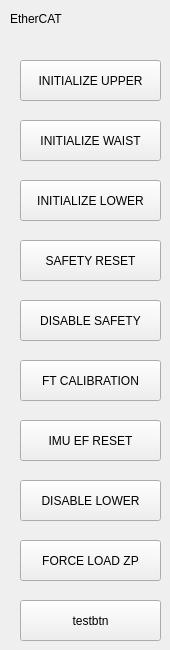
   <widget class="QWidget" name="ECAT">
    <widget class="QLabel" name="label_33">
     <property name="geometry">
      <rect>
       <x>10</x>
       <y>10</y>
       <width>67</width>
       <height>17</height>
      </rect>
     </property>
     <property name="styleSheet">
      <string notr="true"/>
     </property>
     <property name="frameShape">
      <enum>QFrame::NoFrame</enum>
     </property>
     <property name="text">
      <string>EtherCAT</string>
     </property>
    </widget>
    <widget class="QPushButton" name="initializebtn">
     <property name="geometry">
      <rect>
       <x>20</x>
       <y>60</y>
       <width>141</width>
       <height>41</height>
      </rect>
     </property>
     <property name="text">
      <string>INITIALIZE UPPER</string>
     </property>
    </widget>
    <widget class="QPushButton" name="ftcalibbtn">
     <property name="geometry">
      <rect>
       <x>20</x>
       <y>360</y>
       <width>141</width>
       <height>41</height>
      </rect>
     </property>
     <property name="text">
      <string>FT CALIBRATION</string>
     </property>
    </widget>
    <widget class="QPushButton" name="initializebtn_2">
     <property name="geometry">
      <rect>
       <x>20</x>
       <y>120</y>
       <width>141</width>
       <height>41</height>
      </rect>
     </property>
     <property name="text">
      <string>INITIALIZE WAIST</string>
     </property>
    </widget>
    <widget class="QPushButton" name="safetyresetbtn">
     <property name="geometry">
      <rect>
       <x>20</x>
       <y>240</y>
       <width>141</width>
       <height>41</height>
      </rect>
     </property>
     <property name="text">
      <string>SAFETY RESET</string>
     </property>
    </widget>
    <widget class="QPushButton" name="safetyresetbtn_2">
     <property name="geometry">
      <rect>
       <x>20</x>
       <y>300</y>
       <width>141</width>
       <height>41</height>
      </rect>
     </property>
     <property name="text">
      <string>DISABLE SAFETY</string>
     </property>
    </widget>
    <widget class="QPushButton" name="imuresetbtn">
     <property name="geometry">
      <rect>
       <x>20</x>
       <y>420</y>
       <width>141</width>
       <height>41</height>
      </rect>
     </property>
     <property name="text">
      <string>IMU EF RESET</string>
     </property>
    </widget>
    <widget class="QPushButton" name="lowerdisable">
     <property name="geometry">
      <rect>
       <x>20</x>
       <y>480</y>
       <width>141</width>
       <height>41</height>
      </rect>
     </property>
     <property name="text">
      <string>DISABLE LOWER</string>
     </property>
    </widget>
    <widget class="QPushButton" name="initializebtn_3">
     <property name="geometry">
      <rect>
       <x>20</x>
       <y>180</y>
       <width>141</width>
       <height>41</height>
      </rect>
     </property>
     <property name="text">
      <string>INITIALIZE LOWER</string>
     </property>
    </widget>
    <widget class="QPushButton" name="forceloadbtn">
     <property name="geometry">
      <rect>
       <x>20</x>
       <y>540</y>
       <width>141</width>
       <height>41</height>
      </rect>
     </property>
     <property name="text">
      <string>FORCE LOAD ZP</string>
     </property>
    </widget>
    <widget class="QPushButton" name="testbtn">
     <property name="geometry">
      <rect>
       <x>20</x>
       <y>600</y>
       <width>141</width>
       <height>41</height>
      </rect>
     </property>
     <property name="text">
      <string>testbtn</string>
     </property>
    </widget>
   </widget>
